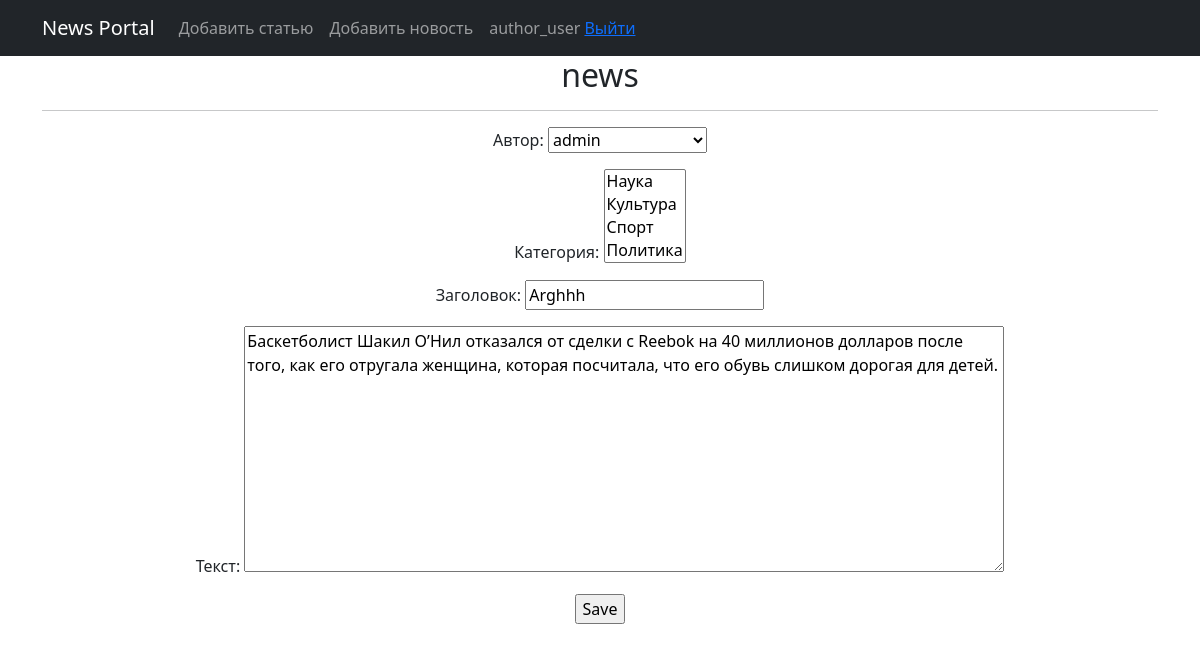
/news/news/4/edit (signed in), run on the app's committed database.
### news/models.py (models this page shows, shortened)
class Post(models.Model):
    author = models.ForeignKey(Author, on_delete=models.CASCADE)  # связь «один ко многим» с моделью Author;
    position = models.CharField(max_length=255, choices=POSITION)  # поле с выбором — «статья» или «новость»;
    time_in = models.DateTimeField(auto_now_add=True)  # автоматически добавляемая дата и время создания;
    category = models.ManyToManyField(Category, through='PostCategory')
    article = models.CharField(max_length=255)  # заголовок статьи/новости;
    text = models.TextField()  # текст статьи/новости;
    rating = models.FloatField(default=0.0)  # рейтинг статьи/новости.
    def get_position(self):
        if self.position == "PO":
            return 'articles'
        else:
            return 'news'

### news/views.py (the view)
# urls.py: path('news/<int:pk>/edit', PostUpdate.as_view(), name='news_edit'),
class PostUpdate(LoginRequiredMixin, PermissionRequiredMixin, UpdateView):
    form_class = PostForm
    model = Post
    template_name = 'news_edit.html'
    permission_required = ('news.add_post',)
    def get_context_data(self, **kwargs):
        context = super().get_context_data(**kwargs)
        context['menu'] = menu
        context['title'] = f"Редактирование статьи {context['post'].article}"
        current_post = context['post']
        path = self.request.path
        if 'articles' in path:
            pos = 'PO'
        else:
            pos = 'NE'
        get_object_or_404(Post.objects.filter(position=pos), pk=current_post.pk)
        return context

### news/forms.py (shortened to what this page needs)
class PostForm(forms.ModelForm):
    article = forms.CharField(max_length=255, label='Заголовок:')
    def __init__(self, *args, **kwargs):
        super().__init__(*args, **kwargs)
        self.fields['author'].empty_label = 'Выберите автора'
    class Meta:
        model = Post
        fields = [
           'author',
           'category',
           'article',
           'text',
        ]
        widgets = {
           'article': forms.TextInput(attrs={'class': 'form-input'}),
           'text': forms.Textarea(attrs={'cols': 80, 'rows': 10}),
        }
        labels = {
           'text': _('Текст'),
           'author': _('Автор:'),
           'category': _('Категория:'),
           'position': _('Статья/Новость:'),
        }

### news/models.py (called while the page is built)
    def __str__(self):
        return self.user.username

    def __str__(self):
        return self.name

### templates/news_edit.html (shortened to what this page needs)
{% extends 'flatpages/default.html' %}
{% block content %}
<h2> {{object.get_position}}</h2>
<hr>
<form action="" method="post">
    {{ form.as_p }}
    <input type="submit" value="Save" />
</form>
{% endblock content %}

### templates/flatpages/default.html (shortened to what this page needs)
<!DOCTYPE html>
<html lang="en">
<head>
{% load static%}
        <link href="{% static 'css/styles.css' %}" rel="stylesheet">
</head>
<body>
    <nav class="navbar navbar-expand-lg navbar-dark bg-dark static-top">
       <div class="container">
           <a class="navbar-brand" href="{% url 'news_list'%}">News Portal</a>
           <div class="collapse navbar-collapse" id="navbarResponsive">
               <ul class="navbar-nav ml-auto">
{% block mainmenu %}
{% for m in menu %}
                   <li class="nav-item active">
                       <a class="nav-link" href="{% url m.url_name%}">{{m.title}}</a>
                   </li>
{% endfor %}
{% if request.user.is_authenticated %}
                   <li class="nav-link"> {{user.username}}
                     <a href="/accounts/logout">Выйти</a>
                   </li>
{% else %}
                   <li class="nav-link">
                     <a href="/accounts/signup">Регистация</a> | <a href="/accounts/login">Войти</a>
                   </li>
{% endif %}
{% endblock mainmenu %}
               </ul>
           </div>
       </div>
    </nav>
    <div class="container">
        <div class="row">
            <div class="col-lg-12 text-center">
{% block content %}{% endblock content %}
            </div>
        </div>
    </div>
</body>
</html>

### data on the page
Post: get_position "news", author "admin", article "Arghhh", text "Баскетболист Шакил О’Нил отказался от сделки с Reebok на 40 миллионов долларов после того, как его отругала женщина, которая посчитала, что его обувь слишком дорогая для детей."

### other printed values
{{ m.title }} "Добавить статью" "Добавить новость"
{{ user.username }} "author_user"
